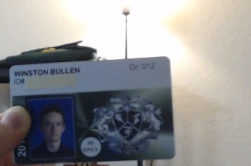
//> input picture IdentifiedCards/2020-10-16 @ 21h49m41s.jpg, 251 x 166 px, given in place of the camera
$ ./MotionDetector   (built with g++ and OpenCV 4)
//> lines starting //> are read from the running program, lines starting //| are printed output that depends on the picture
//> further down, frame is the input picture: 166 rows x 251 cols, CV_8UC3; mean B, G, R 147.7, 146.6, 147
#include <opencv2/opencv.hpp>
#include <iostream>
#include <time.h>
#include <chrono>
#include <ctime>
#include <stdio.h>

using namespace cv;
using namespace std;

// Get the current date & time for naming the motion capture image.
const std::string currentDateTime() {
    time_t     now = time(0);
    struct tm  tstruct;
    char       buf[80];
    tstruct = *localtime(&now);
    // Visit http://en.cppreference.com/w/cpp/chrono/c/strftime
    // for more information about date/time format
    strftime(buf, sizeof(buf), "%Y-%m-%d @ %Hh%Mm%Ss", &tstruct);

    return buf;
}

// Resize, grayscale, and blur the frame for computational efficiency.
Mat preprocessFrame(Mat currentFrame) {
    resize(currentFrame, currentFrame, Size(640, 480), 0, 0);
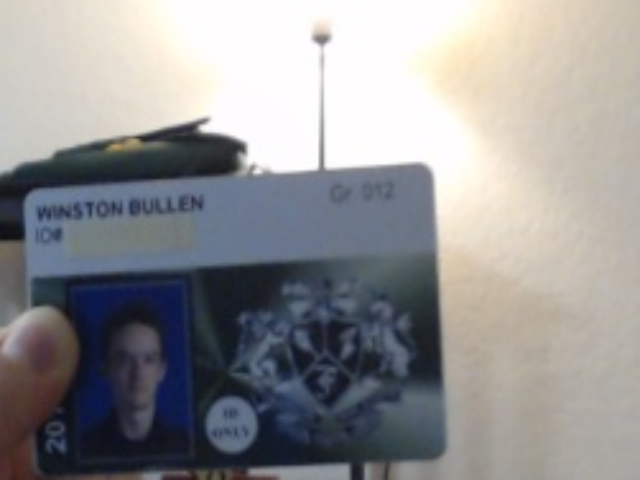
//> currentFrame: 480 rows x 640 cols, CV_8UC3; mean B, G, R 147.6, 146.5, 146.9
    cvtColor(currentFrame, currentFrame, COLOR_BGR2GRAY);
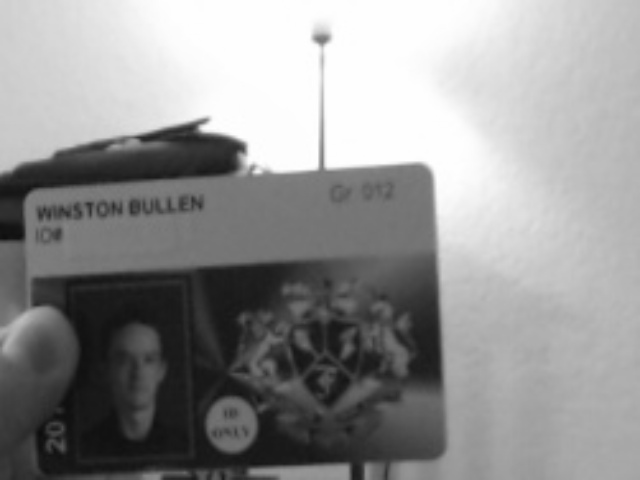
//> currentFrame: 480 rows x 640 cols, CV_8UC1; min 13, max 255, mean 146.8
    GaussianBlur(currentFrame, currentFrame, Size(11, 11), 0, 0);
    return currentFrame;
}

// Count the pixel differences greater than a grayscale value of
// 10 between image segments of the current and previous frame.
int countDifferences(Mat siPrev, Mat siCurr) {
    int numDif = 0;
    for (int x = 1; x <= 159; x++) {
        for (int y = 1; y <= 159; y++) {
            if (abs((int)siCurr.at<uchar>(x, y) - (int)siPrev.at<uchar>(x, y)) > 10) {
                numDif++;
            }
        }
    }
    return numDif;
}

// Write the current frames to a MotionCapture file with the date
// and time stamps if the given pixel difference is above 3,000.
void detectMotion(int numDif, Mat frame) {
    if (numDif > 3000) {
        cout << "Motion Detected!" << endl;
        cout << "Difference: " << numDif << endl;
        string cDate = currentDateTime();
        string filepath = "../../MotionCaptures/" + cDate + ".jpg";
        cout << filepath << endl;
        imwrite(filepath, frame);
    }
}

// Breaks the current frame and previous frame into image segments
// and checks if motion is detected within that segment.
// Each point represents a segment of the image.
// Each image segment is 160x160.
// (1, 1)  (2, 1)  (3, 1)  (4, 1)
// (1, 2)  (2, 2)  (3, 2)  (4, 2)
// (1, 3)  (2, 3)  (3, 3)  (4, 4)
void segmentImage(Mat prevFrame, Mat frame) {
    for (int i = 0; i <= 480; i += 160) {
        for (int j = 0; j <= 320; j += 160) {
            Rect crop(i, j, 160, 160);
            Mat segmentPrev = prevFrame(crop);
            Mat segmentCurr = frame(crop);
            detectMotion(countDifferences(segmentPrev, segmentCurr), frame);
        }
    }
}

int main() {

    VideoCapture cap(0);
    if (!(cap.open(0))) {
        return 0;
    }

    Mat prevFrame = Mat::zeros(Size(640, 480), CV_8UC1);
    int numFrames = 0;

    while (true) {
        Mat frame;
        cap.read(frame);
        frame = preprocessFrame(frame);

        numFrames++;
        if (numFrames > 1) {
            segmentImage(prevFrame, frame);
        }
        prevFrame = frame;
    }
    cap.release();
    return 0;
}

$ run again, on IdentifiedCards/2020-10-16 @ 21h49m42s.jpg
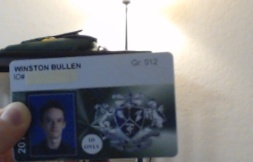
//> input picture IdentifiedCards/2020-10-16 @ 21h49m42s.jpg, 253 x 162 px, given in place of the camera
//> frame is the input picture: 162 rows x 253 cols, CV_8UC3; mean B, G, R 140.1, 138, 137.8
//> in preprocessFrame, `resize(currentFrame, currentFrame, Size(640, 480), 0, 0);`:
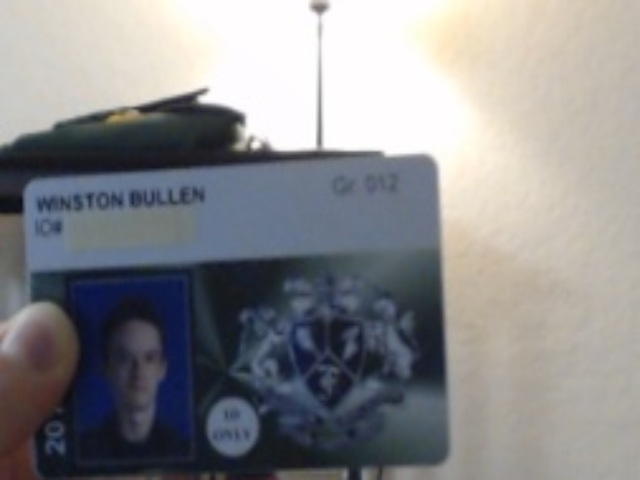
//> currentFrame: 480 rows x 640 cols, CV_8UC3; mean B, G, R 139.9, 137.9, 137.7
//> in preprocessFrame, `cvtColor(currentFrame, currentFrame, COLOR_BGR2GRAY);`:
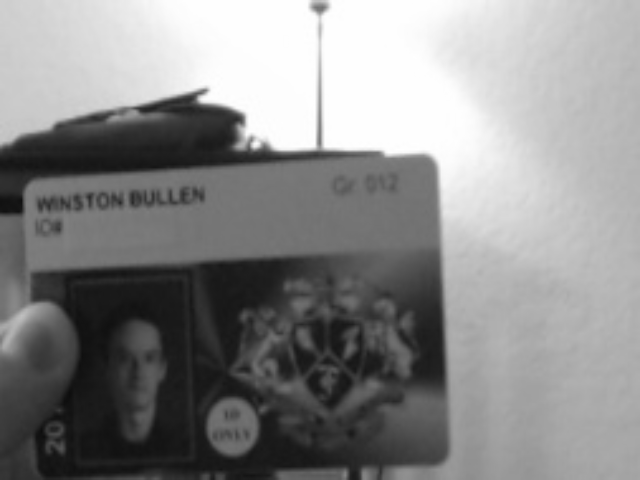
//> currentFrame: 480 rows x 640 cols, CV_8UC1; min 13, max 255, mean 138.1
